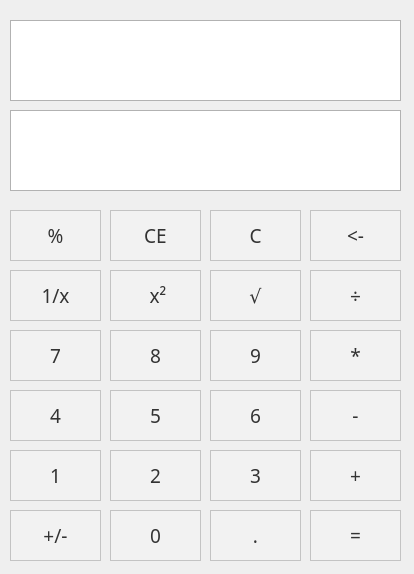
<?xml version="1.0" encoding="UTF-8"?>
<ui version="4.0">
 <class>biaozhun</class>
 <widget class="QWidget" name="biaozhun">
  <property name="geometry">
   <rect>
    <x>0</x>
    <y>0</y>
    <width>414</width>
    <height>574</height>
   </rect>
  </property>
  <property name="maximumSize">
   <size>
    <width>1000</width>
    <height>10000</height>
   </size>
  </property>
  <property name="font">
   <font>
    <family>宋体</family>
    <italic>false</italic>
    <bold>false</bold>
   </font>
  </property>
  <property name="windowTitle">
   <string>拉胯计算器</string>
  </property>
  <property name="styleSheet">
   <string notr="true">QPushButton {
    background-color: #F2F2F2; /* 设置背景颜色 */
    border: 1px solid #C3C3C3; /* 设置边框颜色 */
    padding: 8px 16px; /* 调整内边距 */
    font-family: &quot;Segoe UI&quot;, Arial, sans-serif; /* 使用Windows计算器常见的字体 */
    font-size: 14pt; /* 设置字体大小 */
    color: #333333; /* 设置文本颜色 */
}

QPushButton:hover {
    background-color: #E6E6E6; /* 鼠标悬停时设置背景颜色 */
}

QPushButton:pressed {
    background-color: #D9D9D9; /* 按下时设置背景颜色 */
}

QPushButton:disabled {
    background-color: #F2F2F2; /* 禁用时设置背景颜色 */
    color: #B2B2B2; /* 禁用时设置文本颜色 */
}
</string>
  </property>
  <widget class="QWidget" name="centralWidget" native="true">
   <property name="geometry">
    <rect>
     <x>0</x>
     <y>0</y>
     <width>411</width>
     <height>571</height>
    </rect>
   </property>
   <widget class="QPushButton" name="pushButton">
    <property name="geometry">
     <rect>
      <x>10</x>
      <y>450</y>
      <width>91</width>
      <height>51</height>
     </rect>
    </property>
    <property name="text">
     <string>1</string>
    </property>
   </widget>
   <widget class="QPushButton" name="pushButton_2">
    <property name="geometry">
     <rect>
      <x>110</x>
      <y>450</y>
      <width>91</width>
      <height>51</height>
     </rect>
    </property>
    <property name="text">
     <string>2</string>
    </property>
   </widget>
   <widget class="QPushButton" name="pushButton_3">
    <property name="geometry">
     <rect>
      <x>210</x>
      <y>450</y>
      <width>91</width>
      <height>51</height>
     </rect>
    </property>
    <property name="text">
     <string>3</string>
    </property>
   </widget>
   <widget class="QPushButton" name="pushButton_4">
    <property name="geometry">
     <rect>
      <x>10</x>
      <y>390</y>
      <width>91</width>
      <height>51</height>
     </rect>
    </property>
    <property name="text">
     <string>4</string>
    </property>
   </widget>
   <widget class="QPushButton" name="pushButton_5">
    <property name="geometry">
     <rect>
      <x>110</x>
      <y>390</y>
      <width>91</width>
      <height>51</height>
     </rect>
    </property>
    <property name="text">
     <string>5</string>
    </property>
   </widget>
   <widget class="QPushButton" name="pushButton_6">
    <property name="geometry">
     <rect>
      <x>210</x>
      <y>390</y>
      <width>91</width>
      <height>51</height>
     </rect>
    </property>
    <property name="text">
     <string>6</string>
    </property>
   </widget>
   <widget class="QPushButton" name="pushButton_7">
    <property name="geometry">
     <rect>
      <x>10</x>
      <y>330</y>
      <width>91</width>
      <height>51</height>
     </rect>
    </property>
    <property name="text">
     <string>7</string>
    </property>
   </widget>
   <widget class="QPushButton" name="pushButton_8">
    <property name="geometry">
     <rect>
      <x>110</x>
      <y>330</y>
      <width>91</width>
      <height>51</height>
     </rect>
    </property>
    <property name="text">
     <string>8</string>
    </property>
   </widget>
   <widget class="QPushButton" name="pushButton_9">
    <property name="geometry">
     <rect>
      <x>210</x>
      <y>330</y>
      <width>91</width>
      <height>51</height>
     </rect>
    </property>
    <property name="text">
     <string>9</string>
    </property>
   </widget>
   <widget class="QPushButton" name="pushButton_10">
    <property name="geometry">
     <rect>
      <x>310</x>
      <y>450</y>
      <width>91</width>
      <height>51</height>
     </rect>
    </property>
    <property name="text">
     <string>+</string>
    </property>
   </widget>
   <widget class="QPushButton" name="pushButton_11">
    <property name="geometry">
     <rect>
      <x>310</x>
      <y>390</y>
      <width>91</width>
      <height>51</height>
     </rect>
    </property>
    <property name="text">
     <string>-</string>
    </property>
   </widget>
   <widget class="QPushButton" name="pushButton_12">
    <property name="geometry">
     <rect>
      <x>110</x>
      <y>510</y>
      <width>91</width>
      <height>51</height>
     </rect>
    </property>
    <property name="text">
     <string>0</string>
    </property>
   </widget>
   <widget class="QPushButton" name="pushButton_13">
    <property name="geometry">
     <rect>
      <x>310</x>
      <y>330</y>
      <width>91</width>
      <height>51</height>
     </rect>
    </property>
    <property name="text">
     <string>*</string>
    </property>
   </widget>
   <widget class="QPushButton" name="pushButton_14">
    <property name="geometry">
     <rect>
      <x>310</x>
      <y>270</y>
      <width>91</width>
      <height>51</height>
     </rect>
    </property>
    <property name="text">
     <string>÷</string>
    </property>
   </widget>
   <widget class="QPushButton" name="pushButton_15">
    <property name="geometry">
     <rect>
      <x>210</x>
      <y>510</y>
      <width>91</width>
      <height>51</height>
     </rect>
    </property>
    <property name="text">
     <string>.</string>
    </property>
   </widget>
   <widget class="QPushButton" name="pushButton_16">
    <property name="geometry">
     <rect>
      <x>310</x>
      <y>210</y>
      <width>91</width>
      <height>51</height>
     </rect>
    </property>
    <property name="text">
     <string>&lt;-</string>
    </property>
   </widget>
   <widget class="QPushButton" name="pushButton_17">
    <property name="geometry">
     <rect>
      <x>210</x>
      <y>210</y>
      <width>91</width>
      <height>51</height>
     </rect>
    </property>
    <property name="text">
     <string>C</string>
    </property>
   </widget>
   <widget class="QPushButton" name="pushButton_18">
    <property name="geometry">
     <rect>
      <x>310</x>
      <y>510</y>
      <width>91</width>
      <height>51</height>
     </rect>
    </property>
    <property name="text">
     <string>=</string>
    </property>
   </widget>
   <widget class="QTextBrowser" name="textBrowser">
    <property name="geometry">
     <rect>
      <x>10</x>
      <y>110</y>
      <width>391</width>
      <height>81</height>
     </rect>
    </property>
    <property name="font">
     <font>
      <family>微软雅黑</family>
      <pointsize>20</pointsize>
      <italic>false</italic>
      <bold>false</bold>
     </font>
    </property>
    <property name="styleSheet">
     <string notr="true">QTextBrowser {
    background-color: white; 
    border: 1px solid #B2B2B2; 
    padding: px; 
    font-family: &quot;微软雅黑&quot;, Arial, sans-serif; 
    font-size: 20pt; 
    color: black;
}

QTextBrowser::hover {
    background-color: #F0F0F0; 
}

QTextBrowser::focus {
    border: 2px solid #0078D4; 
}
</string>
    </property>
    <property name="documentTitle">
     <string/>
    </property>
    <property name="readOnly">
     <bool>true</bool>
    </property>
    <property name="html">
     <string>&lt;!DOCTYPE HTML PUBLIC &quot;-//W3C//DTD HTML 4.0//EN&quot; &quot;http://www.w3.org/TR/REC-html40/strict.dtd&quot;&gt;
&lt;html&gt;&lt;head&gt;&lt;meta name=&quot;qrichtext&quot; content=&quot;1&quot; /&gt;&lt;meta charset=&quot;utf-8&quot; /&gt;&lt;style type=&quot;text/css&quot;&gt;
p, li { white-space: pre-wrap; }
hr { height: 1px; border-width: 0; }
li.unchecked::marker { content: &quot;\2610&quot;; }
li.checked::marker { content: &quot;\2612&quot;; }
&lt;/style&gt;&lt;/head&gt;&lt;body style=&quot; font-family:'微软雅黑','Arial','sans-serif'; font-size:20pt; font-weight:400; font-style:normal;&quot;&gt;
&lt;p style=&quot;-qt-paragraph-type:empty; margin-top:0px; margin-bottom:0px; margin-left:0px; margin-right:0px; -qt-block-indent:0; text-indent:0px; font-family:'SimSun'; font-size:9pt;&quot;&gt;&lt;br /&gt;&lt;/p&gt;&lt;/body&gt;&lt;/html&gt;</string>
    </property>
    <property name="placeholderText">
     <string/>
    </property>
   </widget>
   <widget class="QPushButton" name="pushButton_22">
    <property name="geometry">
     <rect>
      <x>10</x>
      <y>210</y>
      <width>91</width>
      <height>51</height>
     </rect>
    </property>
    <property name="text">
     <string>%</string>
    </property>
   </widget>
   <widget class="QPushButton" name="pushButton_24">
    <property name="geometry">
     <rect>
      <x>10</x>
      <y>510</y>
      <width>91</width>
      <height>51</height>
     </rect>
    </property>
    <property name="text">
     <string>+/-</string>
    </property>
   </widget>
   <widget class="QTextBrowser" name="textBrowser_2">
    <property name="geometry">
     <rect>
      <x>10</x>
      <y>20</y>
      <width>391</width>
      <height>81</height>
     </rect>
    </property>
    <property name="font">
     <font>
      <family>微软雅黑</family>
      <pointsize>20</pointsize>
      <italic>false</italic>
      <bold>false</bold>
     </font>
    </property>
    <property name="styleSheet">
     <string notr="true">QTextBrowser {
    background-color: white; 
    border: 1px solid #B2B2B2; 
    padding: px; 
    font-family: &quot;微软雅黑&quot;, Arial, sans-serif; 
    font-size: 20pt; 
    color: black;
}

QTextBrowser::hover {
    background-color: #F0F0F0; 
}

QTextBrowser::focus {
    border: 2px solid #0078D4; 
}
</string>
    </property>
    <property name="documentTitle">
     <string/>
    </property>
    <property name="readOnly">
     <bool>true</bool>
    </property>
    <property name="html">
     <string>&lt;!DOCTYPE HTML PUBLIC &quot;-//W3C//DTD HTML 4.0//EN&quot; &quot;http://www.w3.org/TR/REC-html40/strict.dtd&quot;&gt;
&lt;html&gt;&lt;head&gt;&lt;meta name=&quot;qrichtext&quot; content=&quot;1&quot; /&gt;&lt;meta charset=&quot;utf-8&quot; /&gt;&lt;style type=&quot;text/css&quot;&gt;
p, li { white-space: pre-wrap; }
hr { height: 1px; border-width: 0; }
li.unchecked::marker { content: &quot;\2610&quot;; }
li.checked::marker { content: &quot;\2612&quot;; }
&lt;/style&gt;&lt;/head&gt;&lt;body style=&quot; font-family:'微软雅黑','Arial','sans-serif'; font-size:20pt; font-weight:400; font-style:normal;&quot;&gt;
&lt;p style=&quot;-qt-paragraph-type:empty; margin-top:0px; margin-bottom:0px; margin-left:0px; margin-right:0px; -qt-block-indent:0; text-indent:0px; font-family:'SimSun'; font-size:9pt;&quot;&gt;&lt;br /&gt;&lt;/p&gt;&lt;/body&gt;&lt;/html&gt;</string>
    </property>
    <property name="placeholderText">
     <string/>
    </property>
   </widget>
   <widget class="QPushButton" name="pushButton_23">
    <property name="geometry">
     <rect>
      <x>10</x>
      <y>270</y>
      <width>91</width>
      <height>51</height>
     </rect>
    </property>
    <property name="text">
     <string>1/x</string>
    </property>
   </widget>
   <widget class="QPushButton" name="pushButton_25">
    <property name="geometry">
     <rect>
      <x>110</x>
      <y>210</y>
      <width>91</width>
      <height>51</height>
     </rect>
    </property>
    <property name="text">
     <string>CE</string>
    </property>
   </widget>
   <widget class="QPushButton" name="pushButton_26">
    <property name="geometry">
     <rect>
      <x>110</x>
      <y>270</y>
      <width>91</width>
      <height>51</height>
     </rect>
    </property>
    <property name="text">
     <string> x²</string>
    </property>
   </widget>
   <widget class="QPushButton" name="pushButton_27">
    <property name="geometry">
     <rect>
      <x>210</x>
      <y>270</y>
      <width>91</width>
      <height>51</height>
     </rect>
    </property>
    <property name="text">
     <string>√</string>
    </property>
   </widget>
  </widget>
 </widget>
 <layoutdefault spacing="6" margin="11"/>
 <resources/>
 <connections/>
</ui>
